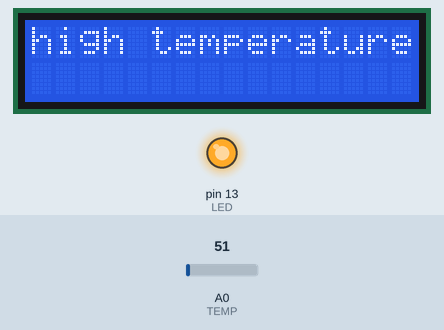
Simulated run of this sketch. Board: Arduino Uno, built with avr-gcc and run on an emulated ATmega328P. Parts: 16×2 character LCD, output pins drawn as LEDs (lit = HIGH). Inputs (shaded band) come from the test bench; at power-on: A0 (TEMP) = 51.

Above: at 2.2 s.
2.3 s: A0 (TEMP) set to 33
8.4 s: A0 (TEMP) set to 27
At 10.8 s:
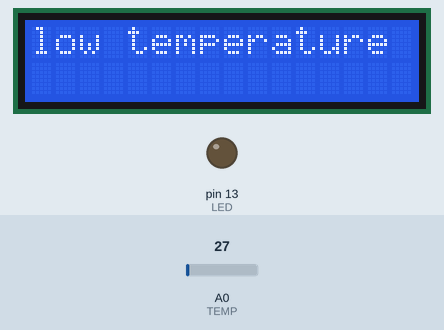
14.5 s: A0 (TEMP) set to 61
At 16.7 s:
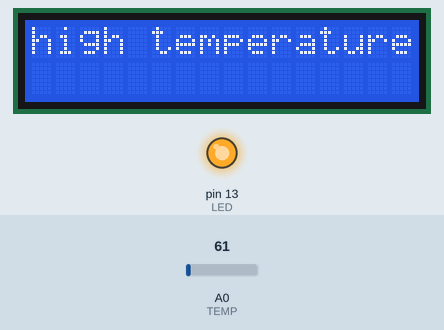
20.6 s: A0 (TEMP) set to 30
At 22.6 s:
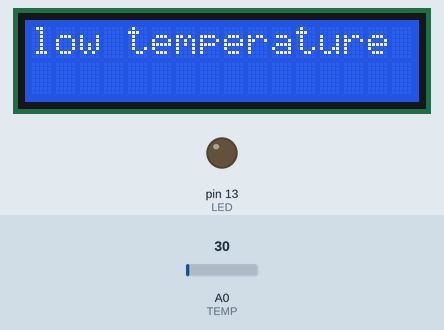
Timing chart, 0 to 24.1 s (numbered marks = the images above; inputs shaded):
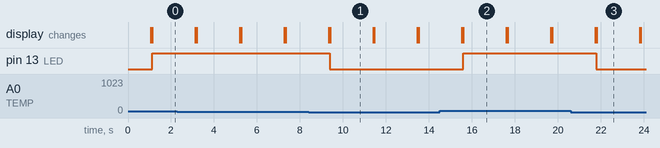

Measured:
- the behaviour switches between 31 and 30 on A0 (TEMP) (found by bisection; images 0 and 1)
- after the input at 8.4 s, pin 13 (LED): HIGH → LOW after 1.0 s; the display: first differs from a run without the input after 1.0 s (image 1)
- after the input at 14.5 s, pin 13 (LED): LOW → HIGH after 1.1 s; the display: first differs from a run without the input after 1.1 s (image 2)
- after the input at 20.6 s, pin 13 (LED): HIGH → LOW after 1.2 s; the display: first differs from a run without the input after 1.2 s (image 3)
- what the display in image 1 shows lasts 2.0 s, from 9.4 s to 11.4 s

The sketch:

Temperature_base_fan_sowing_fan_as_lcd_and_fan.ino
```cpp
#include<LiquidCrystal.h>

#define TEMP A0
#define LED 13

float consttemp = 30;

LiquidCrystal lcd(12,11,7,8,9,10);

void setup()
{
  pinMode(LED, OUTPUT);
  lcd.begin(0,0);
  lcd.print("lcd begin");
  delay(1000);
  lcd.clear();
}

void loop()
{
  lcd.clear();
  lcd.begin(0,0);

  float temp = analogRead(TEMP);

  if(temp>consttemp)
  {
    digitalWrite(LED,HIGH);
    lcd.print("high temperature");
  }
  else
  {
    digitalWrite(LED,LOW);
    lcd.print("low temperature");
  }
  delay(2000);
}
```
